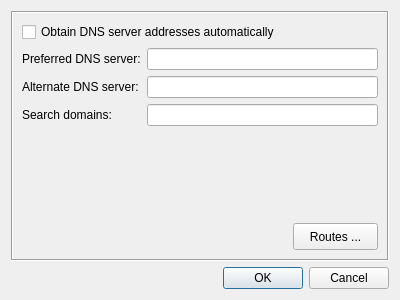
<?xml version="1.0" encoding="UTF-8"?>
<ui version="4.0">
 <class>IpSettingsDialog</class>
 <widget class="QDialog" name="IpSettingsDialog">
  <property name="geometry">
   <rect>
    <x>0</x>
    <y>0</y>
    <width>400</width>
    <height>300</height>
   </rect>
  </property>
  <property name="windowTitle">
   <string>IpSettingsDialog</string>
  </property>
  <property name="windowIcon">
   <iconset resource="../../resources/L2tpIPsecVpn.qrc">
    <normaloff>:/images/configure.png</normaloff>:/images/configure.png</iconset>
  </property>
  <layout class="QGridLayout" name="m_pDialogLayout">
   <item row="0" column="0">
    <widget class="QFrame" name="m_pFrame">
     <property name="frameShape">
      <enum>QFrame::Box</enum>
     </property>
     <property name="frameShadow">
      <enum>QFrame::Sunken</enum>
     </property>
     <layout class="QGridLayout" name="m_pFrameLayout">
      <item row="0" column="0" colspan="3">
       <widget class="QCheckBox" name="m_pAutomaticDNSCheckBox">
        <property name="toolTip">
         <string>If checked the peer is asked for up to 2 DNS server addresses, otherwise provide the desired primary and secundary DNS server addresses manually in the edit boxes below.</string>
        </property>
        <property name="text">
         <string>Obtain DNS server addresses automatically</string>
        </property>
       </widget>
      </item>
      <item row="1" column="0">
       <widget class="QLabel" name="m_pPrimaryDNSServersLabel">
        <property name="sizePolicy">
         <sizepolicy hsizetype="Fixed" vsizetype="Preferred">
          <horstretch>0</horstretch>
          <verstretch>0</verstretch>
         </sizepolicy>
        </property>
        <property name="text">
         <string>Preferred DNS server:</string>
        </property>
        <property name="buddy">
         <cstring>m_pPrimaryDNSServersEdit</cstring>
        </property>
       </widget>
      </item>
      <item row="1" column="1" colspan="2">
       <widget class="QLineEdit" name="m_pPrimaryDNSServersEdit">
        <property name="sizePolicy">
         <sizepolicy hsizetype="Expanding" vsizetype="Fixed">
          <horstretch>0</horstretch>
          <verstretch>0</verstretch>
         </sizepolicy>
        </property>
        <property name="toolTip">
         <string>&lt;!DOCTYPE HTML PUBLIC &quot;-//W3C//DTD HTML 4.0//EN&quot; &quot;http://www.w3.org/TR/REC-html40/strict.dtd&quot;&gt;
&lt;html&gt;&lt;head&gt;&lt;meta name=&quot;qrichtext&quot; content=&quot;1&quot; /&gt;&lt;style type=&quot;text/css&quot;&gt;
p, li { white-space: pre-wrap; }
&lt;/style&gt;&lt;/head&gt;&lt;body style=&quot; font-family:'Sans'; font-size:9pt; font-weight:400; font-style:normal;&quot;&gt;
&lt;p style=&quot; margin-top:0px; margin-bottom:0px; margin-left:0px; margin-right:0px; -qt-block-indent:0; text-indent:0px;&quot;&gt;Ip addresses of preferred domain name server used to resolve host names. Address must be entered as IPv4 address.&lt;/p&gt;
&lt;p style=&quot;-qt-paragraph-type:empty; margin-top:0px; margin-bottom:0px; margin-left:0px; margin-right:0px; -qt-block-indent:0; text-indent:0px;&quot;&gt;&lt;/p&gt;
&lt;p style=&quot; margin-top:0px; margin-bottom:0px; margin-left:0px; margin-right:0px; -qt-block-indent:0; text-indent:0px;&quot;&gt;&lt;span style=&quot; font-weight:600;&quot;&gt;Example:&lt;/span&gt;&lt;/p&gt;
&lt;p style=&quot; margin-top:0px; margin-bottom:0px; margin-left:0px; margin-right:0px; -qt-block-indent:0; text-indent:0px;&quot;&gt;1.2.3.4&lt;/p&gt;&lt;/body&gt;&lt;/html&gt;</string>
        </property>
       </widget>
      </item>
      <item row="2" column="0">
       <widget class="QLabel" name="m_pSecundaryDNSServersLabel">
        <property name="sizePolicy">
         <sizepolicy hsizetype="Fixed" vsizetype="Preferred">
          <horstretch>0</horstretch>
          <verstretch>0</verstretch>
         </sizepolicy>
        </property>
        <property name="text">
         <string>Alternate DNS server:</string>
        </property>
        <property name="buddy">
         <cstring>m_pSecundaryDNSServersEdit</cstring>
        </property>
       </widget>
      </item>
      <item row="2" column="1" colspan="2">
       <widget class="QLineEdit" name="m_pSecundaryDNSServersEdit">
        <property name="toolTip">
         <string>&lt;!DOCTYPE HTML PUBLIC &quot;-//W3C//DTD HTML 4.0//EN&quot; &quot;http://www.w3.org/TR/REC-html40/strict.dtd&quot;&gt;
&lt;html&gt;&lt;head&gt;&lt;meta name=&quot;qrichtext&quot; content=&quot;1&quot; /&gt;&lt;style type=&quot;text/css&quot;&gt;
p, li { white-space: pre-wrap; }
&lt;/style&gt;&lt;/head&gt;&lt;body style=&quot; font-family:'Sans'; font-size:9pt; font-weight:400; font-style:normal;&quot;&gt;
&lt;p style=&quot; margin-top:0px; margin-bottom:0px; margin-left:0px; margin-right:0px; -qt-block-indent:0; text-indent:0px;&quot;&gt;Ip addresses of alternate domain name server used to resolve host names. Address must be entered as IPv4 address.&lt;/p&gt;
&lt;p style=&quot;-qt-paragraph-type:empty; margin-top:0px; margin-bottom:0px; margin-left:0px; margin-right:0px; -qt-block-indent:0; text-indent:0px;&quot;&gt;&lt;/p&gt;
&lt;p style=&quot; margin-top:0px; margin-bottom:0px; margin-left:0px; margin-right:0px; -qt-block-indent:0; text-indent:0px;&quot;&gt;&lt;span style=&quot; font-weight:600;&quot;&gt;Example:&lt;/span&gt;&lt;/p&gt;
&lt;p style=&quot; margin-top:0px; margin-bottom:0px; margin-left:0px; margin-right:0px; -qt-block-indent:0; text-indent:0px;&quot;&gt;1.2.3.4&lt;/p&gt;&lt;/body&gt;&lt;/html&gt;</string>
        </property>
       </widget>
      </item>
      <item row="3" column="0">
       <widget class="QLabel" name="m_pSearchDomainsLabel">
        <property name="sizePolicy">
         <sizepolicy hsizetype="Fixed" vsizetype="Preferred">
          <horstretch>0</horstretch>
          <verstretch>0</verstretch>
         </sizepolicy>
        </property>
        <property name="text">
         <string>Search domains:</string>
        </property>
        <property name="buddy">
         <cstring>m_pSearchDomainsEdit</cstring>
        </property>
       </widget>
      </item>
      <item row="3" column="1" colspan="2">
       <widget class="QLineEdit" name="m_pSearchDomainsEdit">
        <property name="toolTip">
         <string>Domains used when resolving hostnames.
Use spaces to separate multiple domains.</string>
        </property>
       </widget>
      </item>
      <item row="5" column="2">
       <widget class="QPushButton" name="m_pRoutesButton">
        <property name="sizePolicy">
         <sizepolicy hsizetype="Fixed" vsizetype="Fixed">
          <horstretch>0</horstretch>
          <verstretch>0</verstretch>
         </sizepolicy>
        </property>
        <property name="minimumSize">
         <size>
          <width>85</width>
          <height>27</height>
         </size>
        </property>
        <property name="layoutDirection">
         <enum>Qt::LeftToRight</enum>
        </property>
        <property name="text">
         <string>Routes ...</string>
        </property>
        <property name="autoDefault">
         <bool>false</bool>
        </property>
       </widget>
      </item>
      <item row="4" column="0" colspan="3">
       <spacer name="m_pVerticalSpacer_2">
        <property name="orientation">
         <enum>Qt::Vertical</enum>
        </property>
        <property name="sizeHint" stdset="0">
         <size>
          <width>20</width>
          <height>23</height>
         </size>
        </property>
       </spacer>
      </item>
     </layout>
    </widget>
   </item>
   <item row="1" column="0">
    <widget class="QDialogButtonBox" name="m_pButtonBox">
     <property name="orientation">
      <enum>Qt::Horizontal</enum>
     </property>
     <property name="standardButtons">
      <set>QDialogButtonBox::Cancel|QDialogButtonBox::Ok</set>
     </property>
    </widget>
   </item>
  </layout>
 </widget>
 <tabstops>
  <tabstop>m_pAutomaticDNSCheckBox</tabstop>
  <tabstop>m_pPrimaryDNSServersEdit</tabstop>
  <tabstop>m_pSecundaryDNSServersEdit</tabstop>
  <tabstop>m_pSearchDomainsEdit</tabstop>
  <tabstop>m_pRoutesButton</tabstop>
  <tabstop>m_pButtonBox</tabstop>
 </tabstops>
 <resources>
  <include location="../../resources/L2tpIPsecVpn.qrc"/>
 </resources>
 <connections>
  <connection>
   <sender>m_pButtonBox</sender>
   <signal>accepted()</signal>
   <receiver>IpSettingsDialog</receiver>
   <slot>accept()</slot>
   <hints>
    <hint type="sourcelabel">
     <x>257</x>
     <y>290</y>
    </hint>
    <hint type="destinationlabel">
     <x>157</x>
     <y>274</y>
    </hint>
   </hints>
  </connection>
  <connection>
   <sender>m_pButtonBox</sender>
   <signal>rejected()</signal>
   <receiver>IpSettingsDialog</receiver>
   <slot>reject()</slot>
   <hints>
    <hint type="sourcelabel">
     <x>325</x>
     <y>290</y>
    </hint>
    <hint type="destinationlabel">
     <x>286</x>
     <y>274</y>
    </hint>
   </hints>
  </connection>
  <connection>
   <sender>m_pAutomaticDNSCheckBox</sender>
   <signal>toggled(bool)</signal>
   <receiver>m_pPrimaryDNSServersEdit</receiver>
   <slot>setDisabled(bool)</slot>
   <hints>
    <hint type="sourcelabel">
     <x>199</x>
     <y>28</y>
    </hint>
    <hint type="destinationlabel">
     <x>267</x>
     <y>56</y>
    </hint>
   </hints>
  </connection>
  <connection>
   <sender>m_pAutomaticDNSCheckBox</sender>
   <signal>toggled(bool)</signal>
   <receiver>m_pSecundaryDNSServersEdit</receiver>
   <slot>setDisabled(bool)</slot>
   <hints>
    <hint type="sourcelabel">
     <x>199</x>
     <y>28</y>
    </hint>
    <hint type="destinationlabel">
     <x>267</x>
     <y>85</y>
    </hint>
   </hints>
  </connection>
  <connection>
   <sender>m_pAutomaticDNSCheckBox</sender>
   <signal>toggled(bool)</signal>
   <receiver>m_pSearchDomainsEdit</receiver>
   <slot>setDisabled(bool)</slot>
   <hints>
    <hint type="sourcelabel">
     <x>199</x>
     <y>28</y>
    </hint>
    <hint type="destinationlabel">
     <x>267</x>
     <y>114</y>
    </hint>
   </hints>
  </connection>
 </connections>
</ui>
